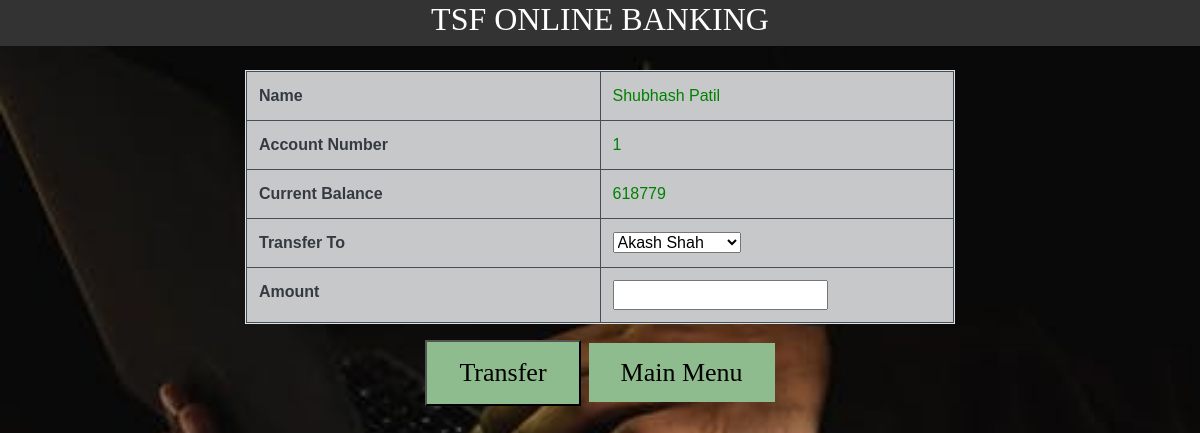
The app's page /transfer.php?ano=1, older data.
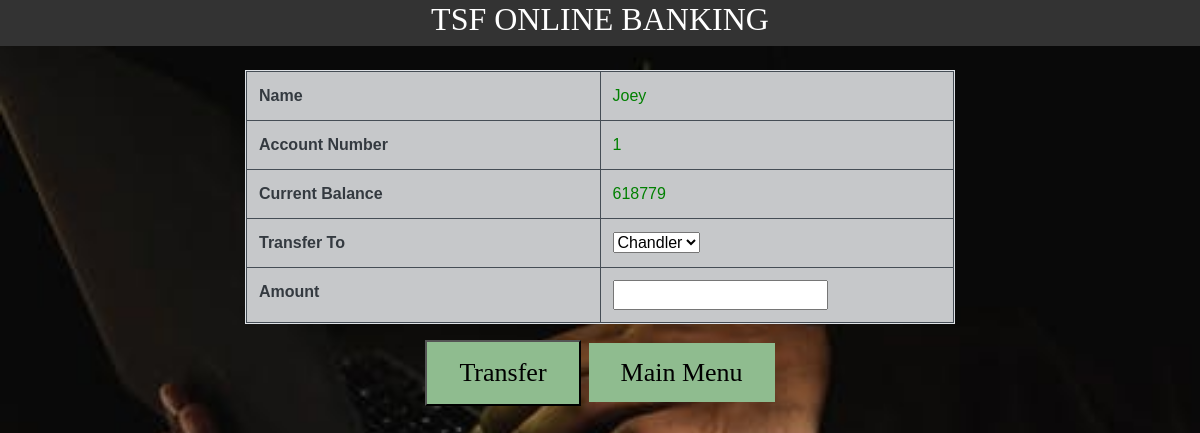
The same page, newer data.
### tables this page shows
CREATE TABLE `customer_details` (
  `name` varchar(55) NOT NULL,
  `email` varchar(44) NOT NULL,
  `account_no` int(11) NOT NULL,
  `current_bal` int(33) NOT NULL,
  `address` text NOT NULL
);

### transfer.php (the view, shortened to what this page needs)
<!DOCTYPE html>
<html>
<head>
    <link rel="stylesheet" href="https://stackpath.bootstrapcdn.com/bootstrap/4.5.2/css/bootstrap.min.css"
>
     <link rel="stylesheet" href="https://use.fontawesome.com/releases/v5.12.1/css/all.css">
    <link rel="stylesheet" href="https://cdnjs.cloudflare.com/ajax/libs/font-awesome/4.7.0/css/font-awesome.min.css">
    <?php
$user = 'root';
$password = '';
$database = 'bank';
$servername='localhost:3306';
$mysqli = new mysqli($servername, $user,
                $password, $database);
    $cid = mysqli_real_escape_string($mysqli, $_GET["ano"]);
    $sql =  "SELECT * FROM customer_details WHERE account_no='".$cid."'";
    $result = $mysqli->query($sql);
  $cust_sql = "SELECT * FROM customer_details ORDER BY account_no ASC ";
$cust_result = $mysqli->query($cust_sql);
?>
</head>
<body>
  <div class="topnav" >
 <h1 style="color:white;"> TSF ONLINE BANKING </h1>
</div>
<center>
 <div class="container my-4">
   <div class="col-lg-8">
     <form action="transfer.php?ano=<?php  echo $_GET['ano']; ?>" method="post">
       <table class=" table table-responsive table-striped table-hover table-bordered">
           <?php
                while($rows=$result->fetch_assoc())
                {
             ?>
        <tr class="table-dark text-dark">
            <th width="390">Name</th>
            <td><?php echo $rows['name'];?> </td>
        </tr>
        <tr class="table-dark text-dark">
            <th width="50%">Account Number</th>
            <td><?php echo $rows['account_no'];?></td>
        </tr>
        <tr class="table-dark text-dark">
            <th width="50%">Current Balance</th>
            <td><?php echo $rows['current_bal'];?> </td>
        </tr>
        <tr class="table-dark text-dark">
            <th width="50%">Transfer To</th>
             <td>
    <select name="transfer_to" width="298px">
      <?php
                while($cust_rows=$cust_result->fetch_assoc())
                {
        if($rows['account_no']!= $cust_rows['account_no'])
        {
             ?>
    <option value="<?php echo $cust_rows['account_no']?>"><?php echo $cust_rows['name']?> </option>
    <?php } }?> </select>
     </td>
        </tr>
         <tr class="table-dark text-dark">
         <th width="50%">Amount</th>
         <td> <input type="number" name="amount" /> </td>
         </tr>
     <?php
                }
             ?>
  </table>
   <h1> <button type="submit" class="button button1" name="submit">Transfer </button>
  <a class="button1 button"href="view_customers.php"> Main Menu </a>
  </h1>
 </form>
</center>
</body>
</html>

Row changes from the older to the newer data that the page shows:
changed customer_details id 1: name "Shubhash Patil" → "Joey"; transfer_to "Akash Shah" → "Chandler"
